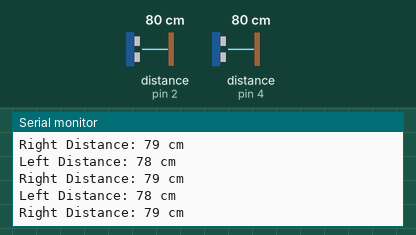
Bench run of a sketch on a simulated Arduino Uno, built with avr-gcc and run on an emulated ATmega328P. Parts: the last lines printed to the serial monitor. Wiring (inferred from the names in the program): 2 × ultrasonic range finder: trigger pin 3, echo pin 2 / trigger pin 5, echo pin 4. The inputs (shaded band) are chosen by the test bench; at power-on: distance to the obstacle (sensors on pin 2, pin 4) 80 cm. The echo pulse lasts 58.3 µs per cm.

Above: at 1.2 s.
1.3 s: distance to the obstacle (sensor on pin 2) set to 2 cm
At 2.2 s:
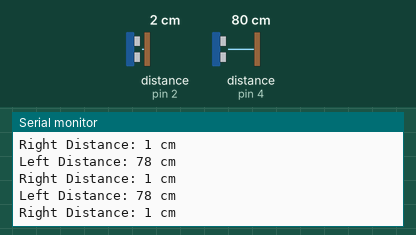
4.3 s: distance to the obstacle (sensor on pin 4) set to 2 cm
At 5.1 s:
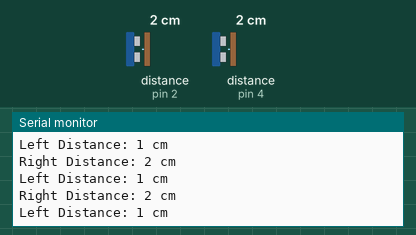
7.3 s: distance to the obstacle (sensor on pin 2) set to 18 cm
At 8.0 s:
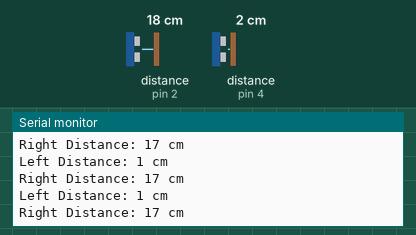
10.3 s: distance to the obstacle (sensor on pin 4) set to 18 cm
At 11.0 s:
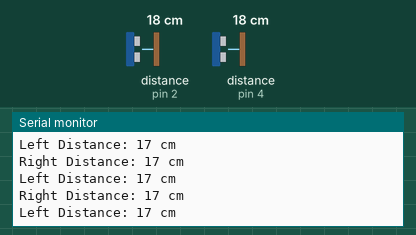
13.3 s: distance to the obstacle (sensor on pin 2) set to 4 cm
At 14.0 s:
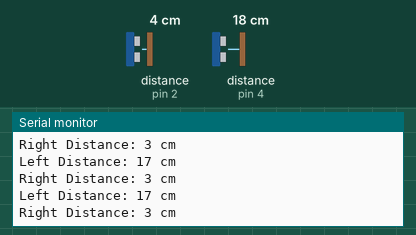
16.3 s: distance to the obstacle (sensor on pin 4) set to 120 cm
At 16.9 s:
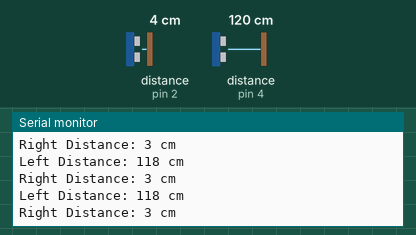
Timing chart, 0 to 19.3 s (numbered marks = the images above; inputs shaded):
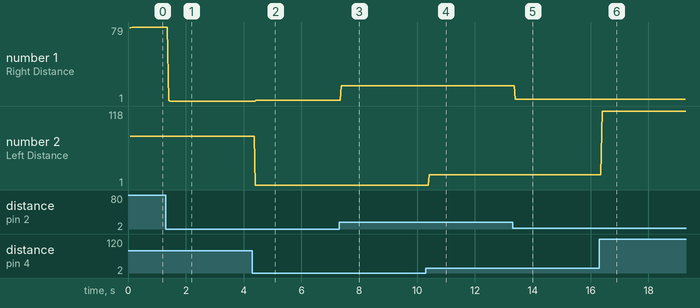

Measured:
- after the input at 1.3 s, the serial monitor: prints a new line after 0.11 s (image 1)
- after the input at 4.3 s, the serial monitor: prints a new line after 0.11 s (image 2)
- after the input at 7.3 s, the serial monitor: prints a new line after 0.08 s (image 3)
- after the input at 10.3 s, the serial monitor: prints a new line after 0.13 s (image 4)
- after the input at 13.3 s, the serial monitor: prints a new line after 0.10 s (image 5)
- after the input at 16.3 s, the serial monitor: prints a new line after 0.10 s (image 6)
- plotted number 1: 79 → 1 after the input at 1.3 s, 2 → 17 after the input at 7.3 s, 17 → 3 after the input at 13.3 s
- plotted number 2: 17 → 118 after the input at 16.3 s

The sketch:

sketch_sep16a.ino
```cpp
// ---------------------------------------------------------------- //
// Arduino Ultrasoninc Sensor HC-SR04
// Re-writed by Arbi Abdul Jabbaar
// Using Arduino IDE 1.8.7
// Using HC-SR04 Module
// Tested on 17 September 2019
// ---------------------------------------------------------------- //

#define echoPin 2 // attach pin D2 Arduino to pin Echo of HC-SR04
#define trigPin 3 //attach pin D3 Arduino to pin Trig of HC-SR04

#define echoPin2 4
#define trigPin2 5


// defines variables
long duration; // variable for the duration of sound wave travel
int distance; // variable for the distance measurement

void setup() {
  pinMode(trigPin, OUTPUT); // Sets the trigPin as an OUTPUT
  pinMode(echoPin, INPUT); // Sets the echoPin as an INPUT
  pinMode(trigPin2, OUTPUT); // Sets the trigPin as an OUTPUT
  pinMode(echoPin2, INPUT); // Sets the echoPin as an INPUT

  Serial.begin(9600); // // Serial Communication is starting with 9600 of baudrate speed
  Serial.println("Ultrasonic Sensor HC-SR04 Test"); // print some text in Serial Monitor
  Serial.println("with Arduino UNO R3");
}

int ranger(){
   // Clears the trigPin condition
  digitalWrite(trigPin, LOW);
  delayMicroseconds(2);
  // Sets the trigPin HIGH (ACTIVE) for 10 microseconds
  digitalWrite(trigPin, HIGH);
  delayMicroseconds(10);
  digitalWrite(trigPin, LOW);
  // Reads the echoPin, returns the sound wave travel time in microseconds
  duration = pulseIn(echoPin, HIGH);
  // Calculating the distance
  distance = duration * 0.034 / 2; // Speed of sound wave divided by 2 (go and back)
  return distance;
}

int ranger2(){
  // Clears the trigPin condition
  digitalWrite(trigPin2, LOW);
  delayMicroseconds(2);
  // Sets the trigPin HIGH (ACTIVE) for 10 microseconds
  digitalWrite(trigPin2, HIGH);
  delayMicroseconds(10);
  digitalWrite(trigPin2, LOW);
  // Reads the echoin, returns the sound wave travel time in microseconds
  duration = pulseIn(echoPin2, HIGH);
  // Calculating the distance
  distance = duration * 0.034 / 2; // Speed of sound wave divided by 2 (go and back)
  return distance;
}

void loop() {
  int right = 0;
  int left = 0;
  right = ranger();
  left = ranger2();
  // Displays the distance on the Serial Monitor
  Serial.print("Right Distance: ");
  Serial.print(right);
  Serial.println(" cm");
  Serial.print("Left Distance: ");
  Serial.print(left);
  Serial.println(" cm");


}
```
